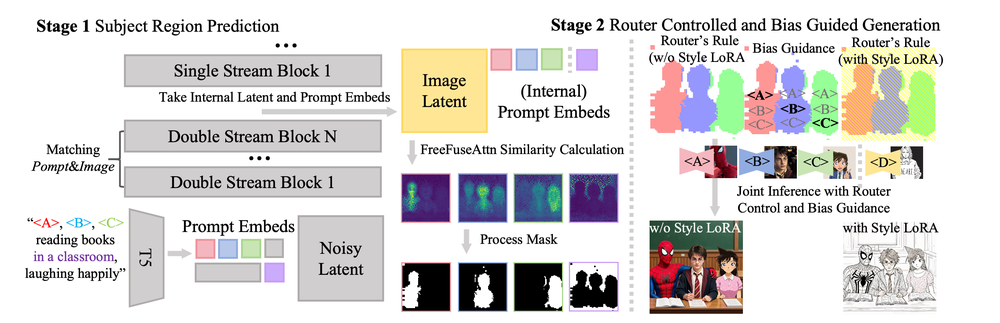
#> input picture assets/arch.png, 1000 x 323 px, shrunk from 2614 x 845 before the run; its folder holds only this picture in this run
$ python add_white_bg.py
#> lines starting #> are read from the running program, lines starting #| are printed output that depends on the picture
#!/usr/bin/env python3
"""
为assets文件夹中的所有图片添加白色背景
"""

from PIL import Image
import os

def add_white_background(image_path, padding=20):
    """给图片添加白色背景和padding"""
#> called with image_path = 'assets/arch.png', padding = 20
    img = Image.open(image_path)
#> img is the input picture: PIL image 1000x323 RGB; mean R, G, B 218.2, 216, 214.2

    # 如果图片有透明通道，先处理
    if img.mode in ('RGBA', 'LA') or (img.mode == 'P' and 'transparency' in img.info):
        # 创建白色背景
        background = Image.new('RGB', img.size, (255, 255, 255))
        if img.mode == 'P':
            img = img.convert('RGBA')
        background.paste(img, mask=img.split()[-1] if img.mode == 'RGBA' else None)
        img = background
    elif img.mode != 'RGB':
        img = img.convert('RGB')

    # 添加白色padding
    new_width = img.width + 2 * padding
#> new_width = 1040
    new_height = img.height + 2 * padding
#> new_height = 363
    new_img = Image.new('RGB', (new_width, new_height), (255, 255, 255))
#> new_img: PIL image 1040x363 RGB; every value is 255
    new_img.paste(img, (padding, padding))
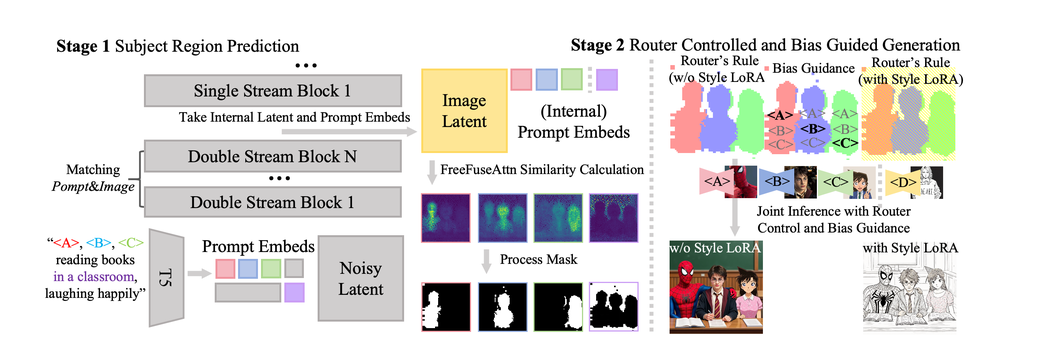
#> new_img: PIL image 1040x363 RGB; mean R, G, B 223.6, 221.6, 220.1

    return new_img

def process_assets_folder(assets_dir='assets', padding=20):
    """处理assets文件夹中的所有图片"""
    supported_formats = {'.png', '.jpg', '.jpeg', '.webp', '.bmp'}

    for filename in os.listdir(assets_dir):
        ext = os.path.splitext(filename)[1].lower()
        if ext in supported_formats:
            image_path = os.path.join(assets_dir, filename)
            print(f"Processing: {image_path}")

            new_img = add_white_background(image_path, padding)

            # 保存为PNG以保持质量
            output_path = os.path.join(assets_dir, os.path.splitext(filename)[0] + '.png')
            new_img.save(output_path, 'PNG')
            print(f"Saved: {output_path}")

            # 如果原文件不是png，删除原文件
            if ext != '.png' and os.path.exists(image_path):
                os.remove(image_path)
                print(f"Removed original: {image_path}")

if __name__ == '__main__':
    process_assets_folder('assets', padding=20)
    print("\nDone! All images now have white backgrounds.")
